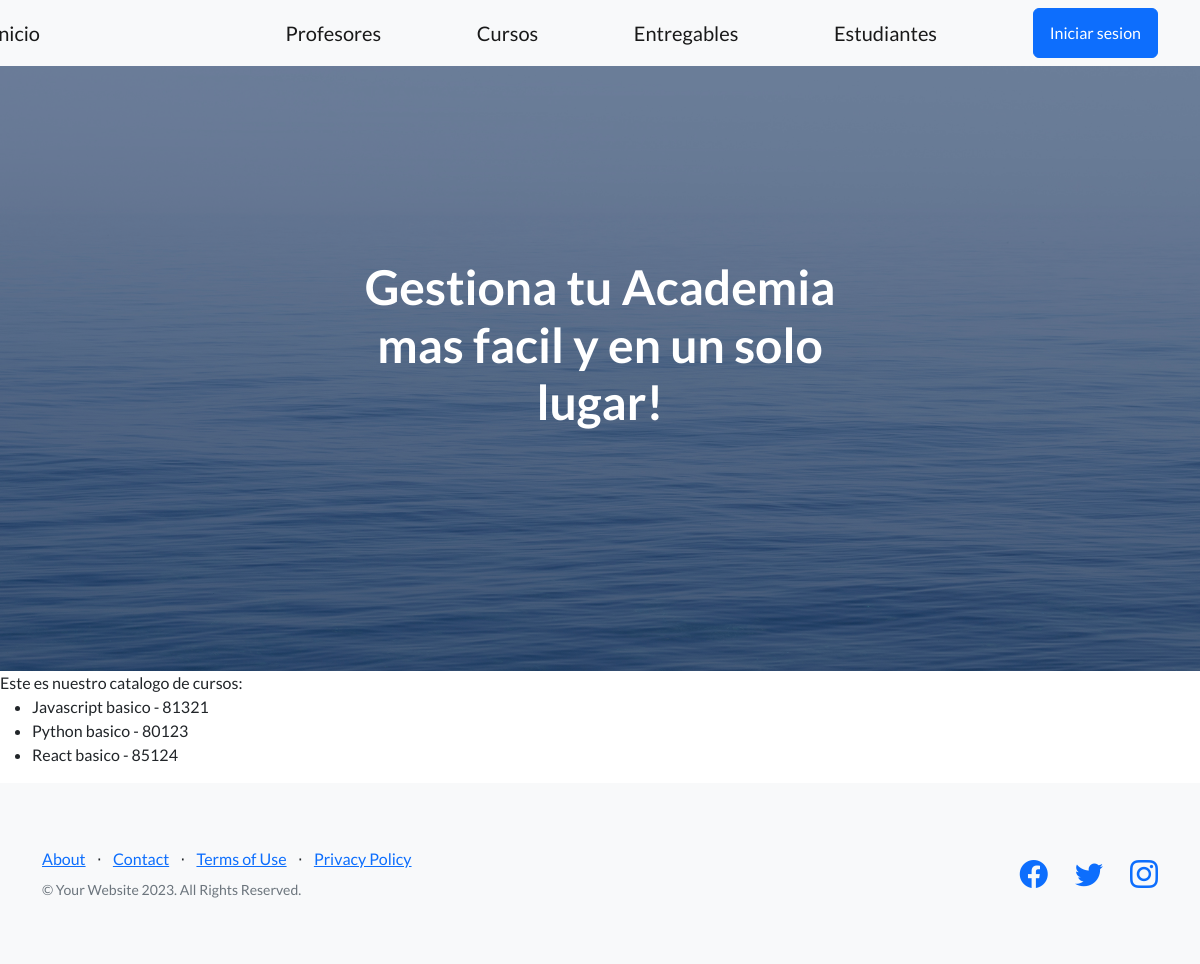
Page /app-coder/lista-cursos/ on the earlier database version.
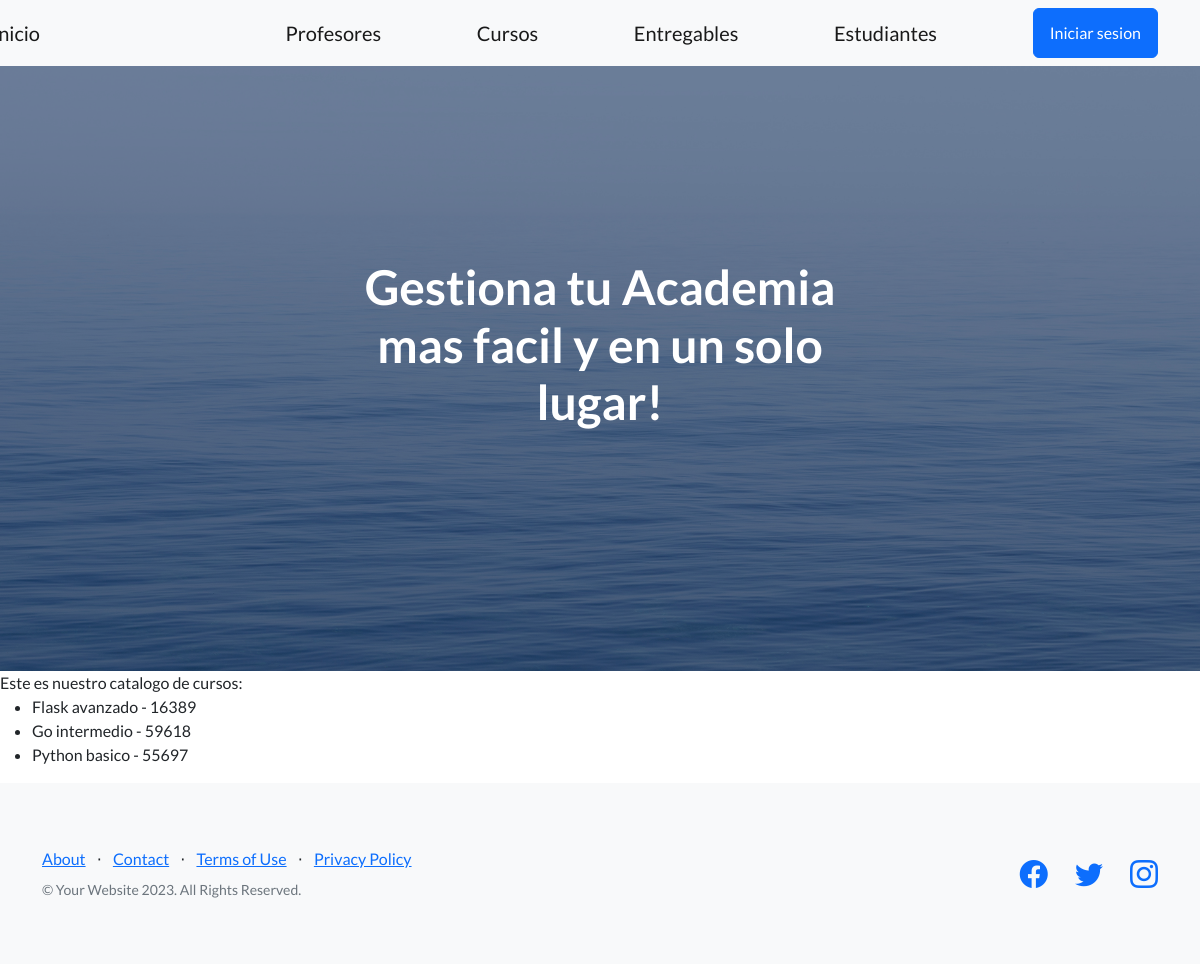
Same page on the later database version.
### app_coder/models.py (models this page shows, shortened)
class Curso(models.Model):
    nombre = models.CharField(max_length=50)
    camada = models.IntegerField()
    class Meta():
       verbose_name = 'Curso'
       verbose_name_plural = 'Cursos'
       ordering = ('nombre', 'camada',)

### app_coder/views.py (the view)
# urls.py: path('lista-cursos/', lista_cursos, name="listacursos"),
def lista_cursos(req):
    lista = Curso.objects.all()
    return render(req, "lista_cursos.html", {"lista_cursos": lista})

### app_coder/templates/lista_cursos.html
{% extends 'padre.html' %}
{% block contenido %}
Este es nuestro catalogo de cursos:
<ul>
    {% for curso in lista_cursos %}
     <li>{{curso.nombre}} - {{curso.camada}}</li>
    {% endfor %}
</ul>
{% endblock contenido %}

Differences in the rows shown:
changed Curso: nombre "React basico" → "Flask avanzado"; camada "85124" → "16389"; moves up the list
changed Curso: nombre "Javascript basico" → "Go intermedio"; camada "81321" → "59618"
changed Curso "Python basico": camada "80123" → "55697"
